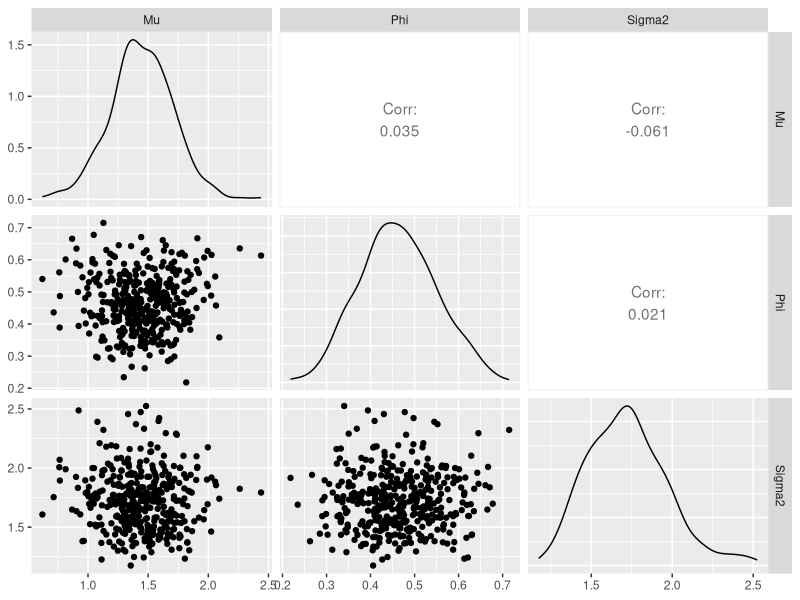
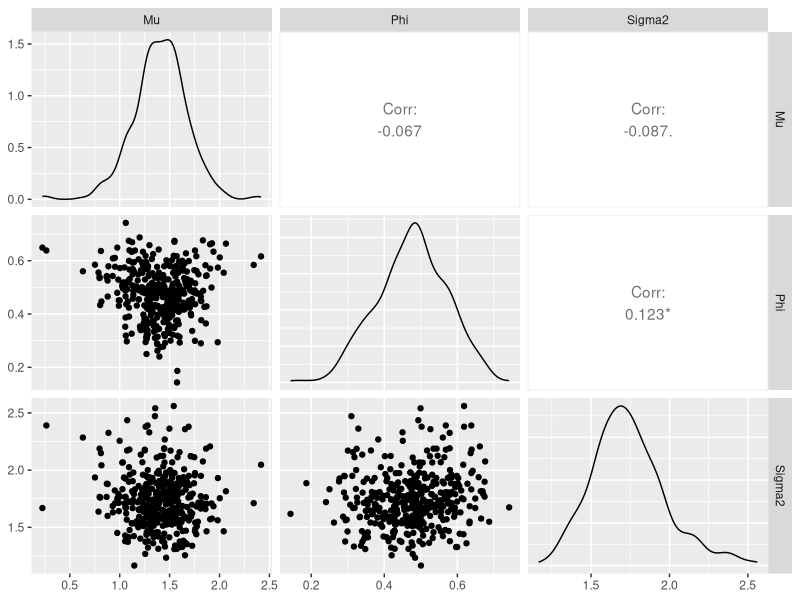
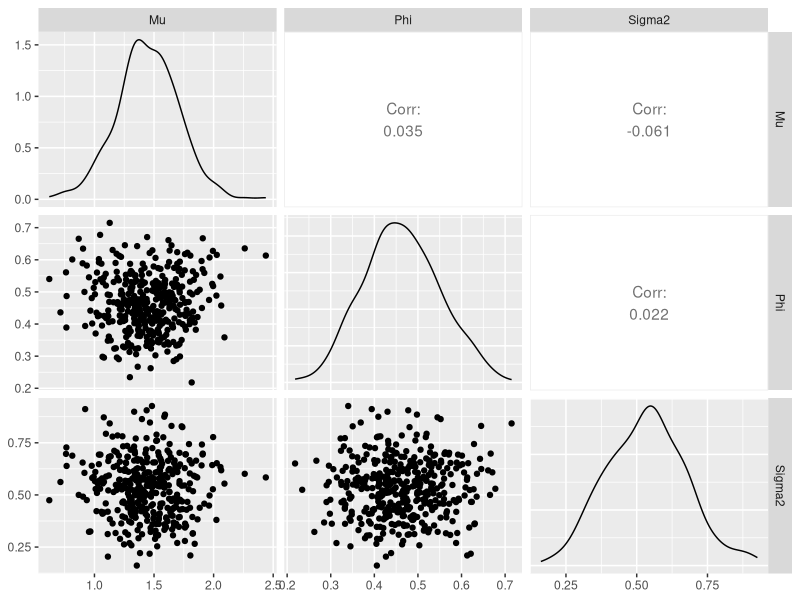

The R script that drew these images, in order: (Note: this script raises an error after producing the figures.)
library(GGally)
library(coda)
library(ggplot2)
library(gridExtra)
library(reshape)

T = 100    #Length of y
N = 5000   #MCMC draws

#True parameters
sigma2 <- 2
mu <- 2
phi <- 0.5

#Generate data
y = rnorm(1, mu, sqrt(sigma2/(1-phi^2)))
for(i in 2:T){
  y = c(y, mu + phi*(y[(i-1)]-mu) + rnorm(1, 0, sqrt(sigma2)))
}

#Prior parameters
mubar = 0
psi = 10
sigbar = 0
gamma = 10
p1 = 1
p2 = 1
a = 1
b = 1


x = seq(-0.99, 0.99, 0.03)
sbeta <- function(x, p1, p2) {
  ((1+x)/2)^(p1-1)*((1-x)/2)^(p2-1)
}

#constant
shape = T/2 + a

#log phi kernel for the MH step
lphiden = function(draw, mu, sig2){
  t1 = 1/2*log(1-draw^2) -(1-draw^2)*(y[1]-mu)^2/(2*sig2)  #The normal exponential for y1
  t2 = -(sum(((y[2:T]-mu)-(draw*(y[1:(T-1)]-mu)))^2))/(2*sig2)    #The normal exponentials for the rest of the y's
  t3 = log(1+draw)*(p1-1) + log(1-draw)*(p2-1)   #The stretched beta prior
  return(t1+t2+t3)
}

#put draws here
theta = matrix(ncol=3, nrow=N)
theta[1,-2] = 1       #Starting parameters
theta[1, 2] = 0.5

#count accepted draws
accept = 0

for(i in 2:N){
  
  #mu conditional
  denom = psi^2 * ((T-1)*(1-theta[(i-1),2])^2+(1-theta[(i-1),2]^2)) + theta[(i-1), 3]
  sigsqmu = theta[(i-1), 3]*psi^2 / denom
  muhat = (psi^2*((1-theta[(i-1),2]^2)*y[1] + (1-theta[(i-1),2])*sum(y[2:T]-theta[(i-1),2]*y[1:(T-1)])) + mubar*theta[(i-1), 3])/denom
  theta[i,1] = rnorm(1, muhat, sqrt(sigsqmu))
  
  #phi conditional
  #phihat = sum((y[2:T]-theta[i, 1])*(y[1:(T-1)]-theta[i,1]))/sum((y[1:(T-1)]-theta[i,1])^2)   #from the Catherine's notes for ETC4541, pg 84
  #vphi = theta[(i-1),3]/sum((y[1:(T-1)]-theta[i,1])^2)    #acceptance rate for this candidate ~75%, trying random walk instead
  #phidraw = rnorm(1, phihat, sqrt(vphi))
  phidraw = rnorm(1, theta[(i-1),2], 0.18)               #random walk MH candidate draw to tune acceptance ratios to ~25%
  
  #phi MH step
  if(phidraw > -1 & phidraw < 1) {                       #within stationary conditions
    mh.candidate = lphiden(phidraw, theta[i, 1], theta[(i-1), 3])     #symmetrical candidate so only need to evaluate the true density components
    mh.prev = lphiden(theta[(i-1), 2], theta[i, 1], theta[(i-1), 3])  #using log density
    alpha = min(1, exp(mh.candidate-mh.prev))
    u = runif(1)
    if(u <= alpha) {             #accept draw
      theta[i, 2] = phidraw
      accept = accept + 1
    } else {                    #reject draw
      theta[i, 2] = theta[(i-1), 2]
    }
  } else {                      #non stationary
    theta[i, 2] = theta[(i-1), 2]
  }
  
  #sig2 conditional
  inv.scale = b + ((y[1] - theta[i, 1])^2*(1-theta[i, 2]^2) + sum(((y[2:T] - theta[i, 1]) - theta[i, 2]*(y[1:(T-1)]-theta[i, 1]))^2))/2
  theta[i, 3] = 1/rgamma(1, shape = shape, rate = inv.scale)
}
accept/N
keep = theta[(N/5+1):N,] #Drop first 20% of draws
colnames(keep) = c("Mu", "Phi", "Sigma2")
effectiveSize(keep)
#ggpairs(keep)

thin = keep[seq(1, 4*N/5, 10),] #Keep every 10th
effectiveSize(thin)
ggpairs(thin)
thin[,3] = log(thin[,3])
thin = data.frame(thin)
MCMCmu = ggplot(data=thin, aes(x=Mu)) + geom_density() + labs(y=NULL)
MCMCphi = ggplot(data=thin, aes(x=Phi)) + geom_density() + labs(y=NULL)
MCMCsig = ggplot(data=thin, aes(x=Sigma2)) + geom_density() + labs(x = "Log Sigma Squared", y=NULL)
MCMCmp = ggplot(data=thin, aes(x=Mu, y = Phi)) + geom_point()
MCMCms = ggplot(data=thin, aes(x=Mu, y = Sigma2)) + geom_point() + labs(y = "Log Sigma Squared")
MCMCps = ggplot(data=thin, aes(x=Phi, y = Sigma2)) + geom_point() + labs(y = "Log Sigma Squared")

#Bayesian Essentials MCMC#

p = 1
Psi = matrix(0, ncol = p, nrow = p+1)
Psi[1,1] = 1
Psi[2,1] = -0.5
Rho = Psi[1:2, 1]

loglike = function(x, mu, Rho, sig2) {
  T = length(x)
  x = x - mu
  loglike = 0
  for(i in 2:T) {
    loglike = loglike - (t(Rho)%*%x[i:(i-1)])^2
  }
  loglike = (loglike/(2*sig2)-(T/2)*log(sig2))
  return(loglike)
}

theta.be = matrix(0, nrow = N, ncol = 3)
theta.be[1, ] = c(2, 0.2, 1)
accept = c(0, 0, 0)

for(i in 2:N){
  phi.candidate = runif(1, 0, 1)
  alpha = min(1, exp(loglike(y, theta.be[(i-1), 1], c(1, -phi.candidate), theta.be[(i-1), 3]^2)) /
                exp(loglike(y, theta.be[(i-1), 1], c(1, -theta.be[(i-1), 2]), theta.be[(i-1), 3]^2)))
  u = runif(1)
  if(u < alpha) {
    theta.be[i, 2] = phi.candidate
    accept[2] = accept[2] + 1
  } else {
    theta.be[i, 2] = theta.be[(i-1), 2]
  }
  mu.candidate = rnorm(1, theta.be[(i-1), 1], 0.5)
  alpha = min(1, exp(loglike(y, mu.candidate, c(1, -theta.be[i, 2]), theta.be[(i-1), 3]^2)) /
                exp(loglike(y, theta.be[(i-1), 1],  c(1, -theta.be[i, 2]), theta.be[(i-1), 3]^2)))
  u = runif(1)
  if(u < alpha) {
    theta.be[i, 1] = mu.candidate
    accept[1] = accept[1] + 1
  } else {
    theta.be[i, 1] = theta.be[(i-1), 1]
  }
  
  sig.candidate = runif(1, 0.5, 2.5)
  alpha = min(1, exp(loglike(y, theta.be[i, 1],  c(1, -theta.be[i, 2]), sig.candidate^2)) /
                exp(loglike(y, theta.be[i, 1],  c(1, -theta.be[i, 2]), theta.be[(i-1), 3]^2)))
  u = runif(1)
  if(u < alpha) {
    theta.be[i, 3] = sig.candidate
    accept[3] = accept[3] + 1
  } else {
    theta.be[i, 3] = theta.be[(i-1), 3]
  }
}
accept
effectiveSize(theta.be)
theta.be = theta.be[seq(1001, 5000, 10),]
effectiveSize(theta.be)
theta.be[,3] = theta.be[,3]^2
colnames(theta.be) = c("Mu", "Phi", "Sigma2")
ggpairs(theta.be)
ggpairs(thin)


### Black Box VI
library(mvtnorm)

#Starting components

#no longer needed
simul = function(n, lambda, L) {
  out = matrix(-5, ncol = 3, nrow = n)
  for(i in 1:n){
    test = c(-5, -5, -5)
    while(test[2] > 1 | test[2] < -1) {
      out[i, ] = rmvnorm(1, rep(0, 3), diag(1, 3))
      test = L %*% out[i, ] + lambda
    }
  }
  return(out)
}

logjoint = function(y, mu, phi, sig2) {
  t1 = 1/2*log(1-phi^2) -(T/2)*sig2 - (1-phi^2)*(y[1]-mu)^2/(2*exp(sig2))
  t2 = - sum((y[2:T] - mu - phi*(y[1:(T-1)] - mu))^2)/(2*exp(sig2))
  t3 = -(mu-mubar)^2/(2*psi^2) - (sig2 - sigbar)^2/gamma
  t4 = (p1-1)*log((1+phi)/2) + (p2-1)*log((1-phi)/2)
  return(t1 + t2 + t3 + t4)
}

logq = function(theta, lambda, Sigma) {
  dmvnorm(theta, lambda, Sigma, log = TRUE)
}

#no longer needed
MVNderiv = function(theta, lambda, Sigma, param) {
  h = 0.000001
  theta2 = theta
  lambda2 = lambda
  Sigma2 = Sigma
  if(param == 1 | param == 2 | param == 3) {
    theta2[param] = theta[param] + h
  } else if(param == 4 | param == 5 | param ==6) {
    Sigma2[(param - 3), (param - 3)] = Sigma[(param - 3), (param - 3)] + h
  } else if(param == 7) {
    Sigma2[1, 2] = Sigma2[2, 1] = Sigma[1, 2] + h
  } else if(param == 8) {
    Sigma2[1, 3] = Sigma2[3, 1] = Sigma[1, 3] + h
  } else {
    Sigma2[2, 3] = Sigma2[3, 2] = Sigma[2, 3] + h
  }
  p1 = dmvnorm(theta2, lambda2, Sigma2, log = TRUE)
  p2 = dmvnorm(theta, lambda, Sigma, log = TRUE)
  out = (p1 - p2)/h
  return(out)
}

jointderiv = function(theta, L, lambda, y, param) {
  h =  0.000001
  L2 = L
  lambda2 = lambda
  if(param %in% c(1, 2, 3)) {
    lambda2[param] = lambda[param] + h
  } else if(param %in% c(4, 5, 6)) {
    L2[(param - 3), (param - 3)] = L[(param - 3), (param - 3)] + h
  } else if(param == 7) {
    L2[2, 1] = L[2, 1] + h
  } else if(param == 8) {
    L2[3, 1] = L[3, 1] + h
  } else {
    L2[3, 2] = L[3, 2] + h
  }
  params = L %*% theta + lambda
  params2 = L2 %*% theta + lambda2
  p1 = logjoint(y, params[1], params[2], params[3])
  p2 = logjoint(y, params2[1], params2[2], params2[3])
  return((p2-p1)/h)
}

jakobderiv = function(theta, L, lambda, param) {
  if(param %in% c(1, 2, 4, 5, 7, 8, 9)) {
    return(0)
  } else if(param == 3) {
    return(1)
  } else {
    return(theta[3])
  }
}

#no longer needed
part2 = function(y, theta, lambda, Sigma) {
  logjoint(y, theta[1], theta[2], theta[3]) - logq(theta, lambda, Sigma)
}

#number of iterations
M = 1000
#VB iteration storage
lambda = matrix(0, nrow = M, ncol = 3)
#variances = matrix(0, nrow = 100, ncol = 3)
#covariances = matrix(0, nrow = 100, ncol = 3)
i.lambda = c(mean(y), cor(y[2:T], y[1:(T-1)]), log(var(y)))
#i.Sigma = diag(c(0.15, 0.15, 0.15))
Lp = matrix(0, nrow = M, ncol = 6)
i.L = diag(0.4, 3)

p = 0.01/(1:M)
#pl = 0.001/(1:M)

#First iteration: Draw simulations
s = 10
theta = simul(s, i.lambda, i.L)
#First iteration: Calculate partial derivatives
partials = matrix(0, nrow = s, ncol = 9)

for(j in 1:s) {
  #logdens = part2(y, theta[j,], i.lambda, i.Sigma)
  
  #partial derivs
  for(i in c(1:3, 7:9)) {
    partials[j, i] = jointderiv(theta[j, ], i.L, i.lambda, y, i) + jakobderiv(theta[j, ], i.L, i.lambda, i)
  }
  for(i in 4:6) {
    partials[j, i] = jointderiv(theta[j, ], i.L, i.lambda, y, i) + jakobderiv(theta[j, ], i.L, i.lambda, i) + 1/(i.L[(i - 3), (i - 3)])
  }
}

steps = colMeans(partials, na.rm = TRUE)
lambda[1,] = i.lambda + p[1]*steps[1:3]
Lp[1, ] = c(0.4, 0.4, 0.4, 0, 0, 0)+ p[1]*steps[4:9]


#Repeat iterations
for(k in 2:M) {
  
  L = diag(Lp[(k-1), 1:3])
  L[lower.tri(L)] = Lp[(k-1), 4:6]
  theta = simul(s, lambda[(k-1),], L)
  
  partials = matrix(0, nrow = s, ncol = 9)
  
  for(j in 1:s) {
    #logdens = part2(y, theta[j,], i.lambda, i.Sigma)
    
    #partial derivs
    for(i in c(1:3, 7:9)) {
      partials[j, i] = jointderiv(theta[j, ], L, lambda[(k-1), ], y, i) + jakobderiv(theta[j, ], L, lambda[(k-1), ], i)
    }
    for(i in 4:6) {
      partials[j, i] = jointderiv(theta[j, ], L, lambda[(k-1), ], y, i) + jakobderiv(theta[j, ], L, lambda[(k-1), ], i) + 1/(L[(i - 3), (i - 3)])
    }
  }
  steps = colMeans(partials, na.rm = TRUE)
  lambda[k,] = lambda[(k-1), ] + p[k]*steps[1:3]
  Lp[k, ] = Lp[(k-1), ] + p[k]*steps[4:9]
}

Lf = diag(Lp[M, 1:3])
Lf[lower.tri(Lf)] = Lp[M, 4:6]
Sigma = Lf %*% t(Lf)

#noise in the draws
VBdraws = rmvnorm(2000, lambda[M,], Sigma)
VBdraws[,3] = exp(VBdraws[,3])
ggpairs(VBdraws, lower = list(continuous = "density"))

#univariate densities
xm = seq(0.5, 4, length.out=1000)
mdens = dnorm(xm, lambda[M, 1], sqrt(Sigma[1, 1]))
mudat = data.frame(cbind(xm, mdens))
muplot = ggplot(mudat, aes(x=xm, y=mdens)) + geom_line() + labs(x="Mu", y=NULL)

xp = seq(0.2, 1, length.out=1000)
pdens = dnorm(xp, lambda[M, 2], sqrt(Sigma[2, 2]))
phidat = data.frame(cbind(xp, pdens))
phiplot = ggplot(phidat, aes(x=xp, y=pdens)) + geom_line() + labs(x="Phi", y=NULL)

xs = seq(0, 2, length.out = 1000)
sdens = dnorm(xs, lambda[M, 3], sqrt(Sigma[3, 3]))
sigdat = data.frame(cbind(xs, sdens))
sigplot = ggplot(sigdat, aes(x=xs, y=sdens)) + geom_line() + labs(x="Log Sigma Squared", y=NULL)

#bivariate densities

x1 = seq(0, 3, length.out=1000)
x2 = seq(0, 3, length.out=1000)
z = matrix(0, length(x1), length(x2))
for (i in 1:length(x1)) {
  a = x1
  b = x2[i]
  z[,i] = dmvnorm(cbind(a,b), lambda[M, 1:2], Sigma[1:2, 1:2])
}
colnames(z) = x1
rownames(z) = x2
# reshape the data
dat.mp <- melt(z)
colnames(dat.mp) = c("Mu", "Phi", "value")

muphi <- ggplot(dat.mp, aes(x=Mu, y=Phi, z = value)) + geom_contour()

for (i in 1:length(x1)) {
  a = x1
  b = x2[i]
  z[,i] = dmvnorm(cbind(a,b), lambda[M, -2], Sigma[-2, -2])
}
colnames(z) = x1
rownames(z) = x2
# reshape the data
dat.ms <- melt(z)
colnames(dat.ms) = c("Mu", "Ln_Sigma2", "value")

musig <- ggplot(dat.ms, aes(x=Mu, y=Ln_Sigma2, z = value)) + geom_contour() + labs(y = "Log Sigma Squared")

for (i in 1:length(x1)) {
  a = x1
  b = x2[i]
  z[,i] = dmvnorm(cbind(a,b), lambda[M, -1], Sigma[-1, -1])
}
colnames(z) = x1
rownames(z) = x2
# reshape the data
dat.ps <- melt(z)
colnames(dat.ps) = c("Phi", "Ln_Sigma2", "value")
phisig <- ggplot(dat.ps, aes(x=Phi, y=Ln_Sigma2, z = value)) + geom_contour() + labs(y = "Log Sigma Squared")

grid.arrange(muplot, phiplot, sigplot, muphi, musig, phisig, ncol = 3)
grid.arrange(MCMCmu, MCMCphi, MCMCsig, MCMCmp, MCMCms, MCMCps, ncol = 3)
